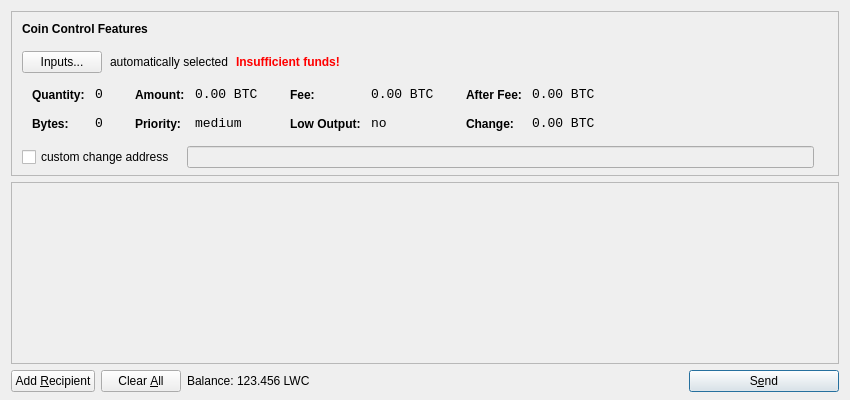
<?xml version="1.0" encoding="UTF-8"?>
<ui version="4.0">
 <class>SendCoinsDialog</class>
 <widget class="QDialog" name="SendCoinsDialog">
  <property name="geometry">
   <rect>
    <x>0</x>
    <y>0</y>
    <width>850</width>
    <height>400</height>
   </rect>
  </property>
  <property name="windowTitle">
   <string>Send Coins</string>
  </property>
  <layout class="QVBoxLayout" name="verticalLayout" stretch="0,1,0">
   <property name="bottomMargin">
    <number>8</number>
   </property>
   <item>
    <widget class="QFrame" name="frameCoinControl">
     <property name="sizePolicy">
      <sizepolicy hsizetype="Expanding" vsizetype="Expanding">
       <horstretch>0</horstretch>
       <verstretch>0</verstretch>
      </sizepolicy>
     </property>
     <property name="maximumSize">
      <size>
       <width>16777215</width>
       <height>16777215</height>
      </size>
     </property>
     <property name="frameShape">
      <enum>QFrame::StyledPanel</enum>
     </property>
     <property name="frameShadow">
      <enum>QFrame::Sunken</enum>
     </property>
     <layout class="QVBoxLayout" name="verticalLayoutCoinControl2">
      <property name="spacing">
       <number>-1</number>
      </property>
      <property name="leftMargin">
       <number>0</number>
      </property>
      <property name="topMargin">
       <number>0</number>
      </property>
      <property name="rightMargin">
       <number>0</number>
      </property>
      <property name="bottomMargin">
       <number>6</number>
      </property>
      <item>
       <layout class="QVBoxLayout" name="verticalLayoutCoinControl" stretch="0,0,0,0,1">
        <property name="spacing">
         <number>0</number>
        </property>
        <property name="leftMargin">
         <number>10</number>
        </property>
        <property name="topMargin">
         <number>10</number>
        </property>
        <item>
         <layout class="QHBoxLayout" name="horizontalLayoutCoinControl1">
          <property name="bottomMargin">
           <number>15</number>
          </property>
          <item>
           <widget class="QLabel" name="labelCoinControlFeatures">
            <property name="sizePolicy">
             <sizepolicy hsizetype="Preferred" vsizetype="Maximum">
              <horstretch>0</horstretch>
              <verstretch>0</verstretch>
             </sizepolicy>
            </property>
            <property name="font">
             <font>
              <weight>75</weight>
              <bold>true</bold>
             </font>
            </property>
            <property name="styleSheet">
             <string notr="true">font-weight:bold;</string>
            </property>
            <property name="text">
             <string>Coin Control Features</string>
            </property>
           </widget>
          </item>
         </layout>
        </item>
        <item>
         <layout class="QHBoxLayout" name="horizontalLayoutCoinControl2" stretch="0,0,0,0">
          <property name="spacing">
           <number>8</number>
          </property>
          <property name="bottomMargin">
           <number>10</number>
          </property>
          <item>
           <widget class="QPushButton" name="pushButtonCoinControl">
            <property name="styleSheet">
             <string notr="true"/>
            </property>
            <property name="text">
             <string>Inputs...</string>
            </property>
           </widget>
          </item>
          <item>
           <widget class="QLabel" name="labelCoinControlAutomaticallySelected">
            <property name="text">
             <string>automatically selected</string>
            </property>
            <property name="margin">
             <number>5</number>
            </property>
           </widget>
          </item>
          <item>
           <widget class="QLabel" name="labelCoinControlInsuffFunds">
            <property name="font">
             <font>
              <weight>75</weight>
              <bold>true</bold>
             </font>
            </property>
            <property name="styleSheet">
             <string notr="true">color:red;font-weight:bold;</string>
            </property>
            <property name="text">
             <string>Insufficient funds!</string>
            </property>
            <property name="margin">
             <number>5</number>
            </property>
           </widget>
          </item>
          <item>
           <spacer name="horizontalSpacerCoinControl">
            <property name="orientation">
             <enum>Qt::Horizontal</enum>
            </property>
            <property name="sizeHint" stdset="0">
             <size>
              <width>40</width>
              <height>1</height>
             </size>
            </property>
           </spacer>
          </item>
         </layout>
        </item>
        <item>
         <widget class="QWidget" name="widgetCoinControl" native="true">
          <property name="sizePolicy">
           <sizepolicy hsizetype="Preferred" vsizetype="Preferred">
            <horstretch>0</horstretch>
            <verstretch>0</verstretch>
           </sizepolicy>
          </property>
          <property name="minimumSize">
           <size>
            <width>0</width>
            <height>0</height>
           </size>
          </property>
          <property name="styleSheet">
           <string notr="true"/>
          </property>
          <layout class="QHBoxLayout" name="horizontalLayoutCoinControl5">
           <property name="margin">
            <number>0</number>
           </property>
           <item>
            <layout class="QHBoxLayout" name="horizontalLayoutCoinControl3" stretch="0,0,0,1">
             <property name="spacing">
              <number>20</number>
             </property>
             <property name="topMargin">
              <number>0</number>
             </property>
             <property name="bottomMargin">
              <number>10</number>
             </property>
             <item>
              <layout class="QFormLayout" name="formLayoutCoinControl1">
               <property name="horizontalSpacing">
                <number>10</number>
               </property>
               <property name="verticalSpacing">
                <number>14</number>
               </property>
               <property name="leftMargin">
                <number>10</number>
               </property>
               <property name="topMargin">
                <number>4</number>
               </property>
               <property name="rightMargin">
                <number>6</number>
               </property>
               <item row="0" column="0">
                <widget class="QLabel" name="labelCoinControlQuantityText">
                 <property name="styleSheet">
                  <string notr="true">font-weight:bold;</string>
                 </property>
                 <property name="text">
                  <string>Quantity:</string>
                 </property>
                 <property name="margin">
                  <number>0</number>
                 </property>
                </widget>
               </item>
               <item row="0" column="1">
                <widget class="QLabel" name="labelCoinControlQuantity">
                 <property name="font">
                  <font>
                   <family>Monospace</family>
                   <pointsize>10</pointsize>
                  </font>
                 </property>
                 <property name="cursor">
                  <cursorShape>IBeamCursor</cursorShape>
                 </property>
                 <property name="contextMenuPolicy">
                  <enum>Qt::ActionsContextMenu</enum>
                 </property>
                 <property name="text">
                  <string notr="true">0</string>
                 </property>
                 <property name="margin">
                  <number>0</number>
                 </property>
                 <property name="textInteractionFlags">
                  <set>Qt::LinksAccessibleByMouse|Qt::TextSelectableByKeyboard|Qt::TextSelectableByMouse</set>
                 </property>
                </widget>
               </item>
               <item row="1" column="0">
                <widget class="QLabel" name="labelCoinControlBytesText">
                 <property name="styleSheet">
                  <string notr="true">font-weight:bold;</string>
                 </property>
                 <property name="text">
                  <string>Bytes:</string>
                 </property>
                </widget>
               </item>
               <item row="1" column="1">
                <widget class="QLabel" name="labelCoinControlBytes">
                 <property name="font">
                  <font>
                   <family>Monospace</family>
                   <pointsize>10</pointsize>
                  </font>
                 </property>
                 <property name="cursor">
                  <cursorShape>IBeamCursor</cursorShape>
                 </property>
                 <property name="contextMenuPolicy">
                  <enum>Qt::ActionsContextMenu</enum>
                 </property>
                 <property name="text">
                  <string notr="true">0</string>
                 </property>
                 <property name="textInteractionFlags">
                  <set>Qt::LinksAccessibleByMouse|Qt::TextSelectableByKeyboard|Qt::TextSelectableByMouse</set>
                 </property>
                </widget>
               </item>
              </layout>
             </item>
             <item>
              <layout class="QFormLayout" name="formLayoutCoinControl2">
               <property name="horizontalSpacing">
                <number>10</number>
               </property>
               <property name="verticalSpacing">
                <number>14</number>
               </property>
               <property name="leftMargin">
                <number>6</number>
               </property>
               <property name="topMargin">
                <number>4</number>
               </property>
               <property name="rightMargin">
                <number>6</number>
               </property>
               <item row="0" column="0">
                <widget class="QLabel" name="labelCoinControlAmountText">
                 <property name="styleSheet">
                  <string notr="true">font-weight:bold;</string>
                 </property>
                 <property name="text">
                  <string>Amount:</string>
                 </property>
                 <property name="margin">
                  <number>0</number>
                 </property>
                </widget>
               </item>
               <item row="0" column="1">
                <widget class="QLabel" name="labelCoinControlAmount">
                 <property name="font">
                  <font>
                   <family>Monospace</family>
                   <pointsize>10</pointsize>
                  </font>
                 </property>
                 <property name="cursor">
                  <cursorShape>IBeamCursor</cursorShape>
                 </property>
                 <property name="contextMenuPolicy">
                  <enum>Qt::ActionsContextMenu</enum>
                 </property>
                 <property name="text">
                  <string notr="true">0.00 BTC</string>
                 </property>
                 <property name="textInteractionFlags">
                  <set>Qt::LinksAccessibleByMouse|Qt::TextSelectableByKeyboard|Qt::TextSelectableByMouse</set>
                 </property>
                </widget>
               </item>
               <item row="1" column="0">
                <widget class="QLabel" name="labelCoinControlPriorityText">
                 <property name="styleSheet">
                  <string notr="true">font-weight:bold;</string>
                 </property>
                 <property name="text">
                  <string>Priority:</string>
                 </property>
                </widget>
               </item>
               <item row="1" column="1">
                <widget class="QLabel" name="labelCoinControlPriority">
                 <property name="font">
                  <font>
                   <family>Monospace</family>
                   <pointsize>10</pointsize>
                  </font>
                 </property>
                 <property name="cursor">
                  <cursorShape>IBeamCursor</cursorShape>
                 </property>
                 <property name="contextMenuPolicy">
                  <enum>Qt::ActionsContextMenu</enum>
                 </property>
                 <property name="text">
                  <string>medium</string>
                 </property>
                 <property name="textInteractionFlags">
                  <set>Qt::LinksAccessibleByMouse|Qt::TextSelectableByKeyboard|Qt::TextSelectableByMouse</set>
                 </property>
                </widget>
               </item>
              </layout>
             </item>
             <item>
              <layout class="QFormLayout" name="formLayoutCoinControl3">
               <property name="horizontalSpacing">
                <number>10</number>
               </property>
               <property name="verticalSpacing">
                <number>14</number>
               </property>
               <property name="leftMargin">
                <number>6</number>
               </property>
               <property name="topMargin">
                <number>4</number>
               </property>
               <property name="rightMargin">
                <number>6</number>
               </property>
               <item row="0" column="0">
                <widget class="QLabel" name="labelCoinControlFeeText">
                 <property name="styleSheet">
                  <string notr="true">font-weight:bold;</string>
                 </property>
                 <property name="text">
                  <string>Fee:</string>
                 </property>
                 <property name="margin">
                  <number>0</number>
                 </property>
                </widget>
               </item>
               <item row="0" column="1">
                <widget class="QLabel" name="labelCoinControlFee">
                 <property name="font">
                  <font>
                   <family>Monospace</family>
                   <pointsize>10</pointsize>
                  </font>
                 </property>
                 <property name="cursor">
                  <cursorShape>IBeamCursor</cursorShape>
                 </property>
                 <property name="contextMenuPolicy">
                  <enum>Qt::ActionsContextMenu</enum>
                 </property>
                 <property name="text">
                  <string notr="true">0.00 BTC</string>
                 </property>
                 <property name="textInteractionFlags">
                  <set>Qt::LinksAccessibleByMouse|Qt::TextSelectableByKeyboard|Qt::TextSelectableByMouse</set>
                 </property>
                </widget>
               </item>
               <item row="1" column="0">
                <widget class="QLabel" name="labelCoinControlLowOutputText">
                 <property name="styleSheet">
                  <string notr="true">font-weight:bold;</string>
                 </property>
                 <property name="text">
                  <string>Low Output:</string>
                 </property>
                </widget>
               </item>
               <item row="1" column="1">
                <widget class="QLabel" name="labelCoinControlLowOutput">
                 <property name="font">
                  <font>
                   <family>Monospace</family>
                   <pointsize>10</pointsize>
                  </font>
                 </property>
                 <property name="cursor">
                  <cursorShape>IBeamCursor</cursorShape>
                 </property>
                 <property name="contextMenuPolicy">
                  <enum>Qt::ActionsContextMenu</enum>
                 </property>
                 <property name="text">
                  <string>no</string>
                 </property>
                 <property name="textInteractionFlags">
                  <set>Qt::LinksAccessibleByMouse|Qt::TextSelectableByKeyboard|Qt::TextSelectableByMouse</set>
                 </property>
                </widget>
               </item>
              </layout>
             </item>
             <item>
              <layout class="QFormLayout" name="formLayoutCoinControl4">
               <property name="horizontalSpacing">
                <number>10</number>
               </property>
               <property name="verticalSpacing">
                <number>14</number>
               </property>
               <property name="leftMargin">
                <number>6</number>
               </property>
               <property name="topMargin">
                <number>4</number>
               </property>
               <property name="rightMargin">
                <number>6</number>
               </property>
               <item row="0" column="0">
                <widget class="QLabel" name="labelCoinControlAfterFeeText">
                 <property name="styleSheet">
                  <string notr="true">font-weight:bold;</string>
                 </property>
                 <property name="text">
                  <string>After Fee:</string>
                 </property>
                 <property name="margin">
                  <number>0</number>
                 </property>
                </widget>
               </item>
               <item row="0" column="1">
                <widget class="QLabel" name="labelCoinControlAfterFee">
                 <property name="font">
                  <font>
                   <family>Monospace</family>
                   <pointsize>10</pointsize>
                  </font>
                 </property>
                 <property name="cursor">
                  <cursorShape>IBeamCursor</cursorShape>
                 </property>
                 <property name="contextMenuPolicy">
                  <enum>Qt::ActionsContextMenu</enum>
                 </property>
                 <property name="text">
                  <string notr="true">0.00 BTC</string>
                 </property>
                 <property name="textInteractionFlags">
                  <set>Qt::LinksAccessibleByMouse|Qt::TextSelectableByKeyboard|Qt::TextSelectableByMouse</set>
                 </property>
                </widget>
               </item>
               <item row="1" column="0">
                <widget class="QLabel" name="labelCoinControlChangeText">
                 <property name="styleSheet">
                  <string notr="true">font-weight:bold;</string>
                 </property>
                 <property name="text">
                  <string>Change:</string>
                 </property>
                </widget>
               </item>
               <item row="1" column="1">
                <widget class="QLabel" name="labelCoinControlChange">
                 <property name="font">
                  <font>
                   <family>Monospace</family>
                   <pointsize>10</pointsize>
                  </font>
                 </property>
                 <property name="cursor">
                  <cursorShape>IBeamCursor</cursorShape>
                 </property>
                 <property name="contextMenuPolicy">
                  <enum>Qt::ActionsContextMenu</enum>
                 </property>
                 <property name="text">
                  <string notr="true">0.00 BTC</string>
                 </property>
                 <property name="textInteractionFlags">
                  <set>Qt::LinksAccessibleByMouse|Qt::TextSelectableByKeyboard|Qt::TextSelectableByMouse</set>
                 </property>
                </widget>
               </item>
              </layout>
             </item>
            </layout>
           </item>
          </layout>
         </widget>
        </item>
        <item>
         <layout class="QHBoxLayout" name="horizontalLayoutCoinControl4" stretch="0,0,0">
          <property name="spacing">
           <number>12</number>
          </property>
          <property name="sizeConstraint">
           <enum>QLayout::SetDefaultConstraint</enum>
          </property>
          <property name="topMargin">
           <number>5</number>
          </property>
          <property name="rightMargin">
           <number>5</number>
          </property>
          <item>
           <widget class="QCheckBox" name="checkBoxCoinControlChange">
            <property name="text">
             <string>custom change address</string>
            </property>
           </widget>
          </item>
          <item>
           <widget class="QLineEdit" name="lineEditCoinControlChange">
            <property name="enabled">
             <bool>false</bool>
            </property>
            <property name="sizePolicy">
             <sizepolicy hsizetype="Expanding" vsizetype="Fixed">
              <horstretch>0</horstretch>
              <verstretch>0</verstretch>
             </sizepolicy>
            </property>
           </widget>
          </item>
          <item>
           <widget class="QLabel" name="labelCoinControlChangeLabel">
            <property name="sizePolicy">
             <sizepolicy hsizetype="Preferred" vsizetype="Expanding">
              <horstretch>0</horstretch>
              <verstretch>0</verstretch>
             </sizepolicy>
            </property>
            <property name="minimumSize">
             <size>
              <width>0</width>
              <height>0</height>
             </size>
            </property>
            <property name="text">
             <string/>
            </property>
            <property name="margin">
             <number>3</number>
            </property>
           </widget>
          </item>
         </layout>
        </item>
        <item>
         <spacer name="verticalSpacerCoinControl">
          <property name="orientation">
           <enum>Qt::Vertical</enum>
          </property>
          <property name="sizeHint" stdset="0">
           <size>
            <width>800</width>
            <height>1</height>
           </size>
          </property>
         </spacer>
        </item>
       </layout>
      </item>
     </layout>
    </widget>
   </item>
   <item>
    <widget class="QScrollArea" name="scrollArea">
     <property name="widgetResizable">
      <bool>true</bool>
     </property>
     <widget class="QWidget" name="scrollAreaWidgetContents">
      <property name="geometry">
       <rect>
        <x>0</x>
        <y>0</y>
        <width>830</width>
        <height>165</height>
       </rect>
      </property>
      <layout class="QVBoxLayout" name="verticalLayout_2">
       <property name="margin">
        <number>0</number>
       </property>
       <item>
        <layout class="QVBoxLayout" name="entries">
         <property name="spacing">
          <number>6</number>
         </property>
        </layout>
       </item>
       <item>
        <spacer name="verticalSpacer">
         <property name="orientation">
          <enum>Qt::Vertical</enum>
         </property>
         <property name="sizeHint" stdset="0">
          <size>
           <width>20</width>
           <height>40</height>
          </size>
         </property>
        </spacer>
       </item>
      </layout>
     </widget>
    </widget>
   </item>
   <item>
    <layout class="QHBoxLayout" name="horizontalLayout">
     <item>
      <widget class="QPushButton" name="addButton">
       <property name="toolTip">
        <string>Send to multiple recipients at once</string>
       </property>
       <property name="text">
        <string>Add &amp;Recipient</string>
       </property>
       <property name="icon">
        <iconset resource="../bitcoin.qrc">
         <normaloff>:/icons/add</normaloff>:/icons/add</iconset>
       </property>
       <property name="autoDefault">
        <bool>false</bool>
       </property>
      </widget>
     </item>
     <item>
      <widget class="QPushButton" name="clearButton">
       <property name="sizePolicy">
        <sizepolicy hsizetype="Minimum" vsizetype="Fixed">
         <horstretch>0</horstretch>
         <verstretch>0</verstretch>
        </sizepolicy>
       </property>
       <property name="toolTip">
        <string>Remove all transaction fields</string>
       </property>
       <property name="text">
        <string>Clear &amp;All</string>
       </property>
       <property name="icon">
        <iconset resource="../bitcoin.qrc">
         <normaloff>:/icons/remove</normaloff>:/icons/remove</iconset>
       </property>
       <property name="autoRepeatDelay">
        <number>300</number>
       </property>
       <property name="autoDefault">
        <bool>false</bool>
       </property>
      </widget>
     </item>
     <item>
      <layout class="QHBoxLayout" name="horizontalLayout_2">
       <property name="spacing">
        <number>3</number>
       </property>
       <item>
        <widget class="QLabel" name="label">
         <property name="text">
          <string>Balance:</string>
         </property>
        </widget>
       </item>
       <item>
        <widget class="QLabel" name="labelBalance">
         <property name="cursor">
          <cursorShape>IBeamCursor</cursorShape>
         </property>
         <property name="text">
          <string>123.456 LWC</string>
         </property>
         <property name="textInteractionFlags">
          <set>Qt::LinksAccessibleByMouse|Qt::TextSelectableByKeyboard|Qt::TextSelectableByMouse</set>
         </property>
        </widget>
       </item>
      </layout>
     </item>
     <item>
      <spacer name="horizontalSpacer">
       <property name="orientation">
        <enum>Qt::Horizontal</enum>
       </property>
       <property name="sizeHint" stdset="0">
        <size>
         <width>40</width>
         <height>20</height>
        </size>
       </property>
      </spacer>
     </item>
     <item>
      <widget class="QPushButton" name="sendButton">
       <property name="minimumSize">
        <size>
         <width>150</width>
         <height>0</height>
        </size>
       </property>
       <property name="toolTip">
        <string>Confirm the send action</string>
       </property>
       <property name="text">
        <string>S&amp;end</string>
       </property>
       <property name="icon">
        <iconset resource="../bitcoin.qrc">
         <normaloff>:/icons/send</normaloff>:/icons/send</iconset>
       </property>
       <property name="default">
        <bool>true</bool>
       </property>
      </widget>
     </item>
    </layout>
   </item>
  </layout>
 </widget>
 <resources>
  <include location="../bitcoin.qrc"/>
 </resources>
 <connections/>
</ui>
